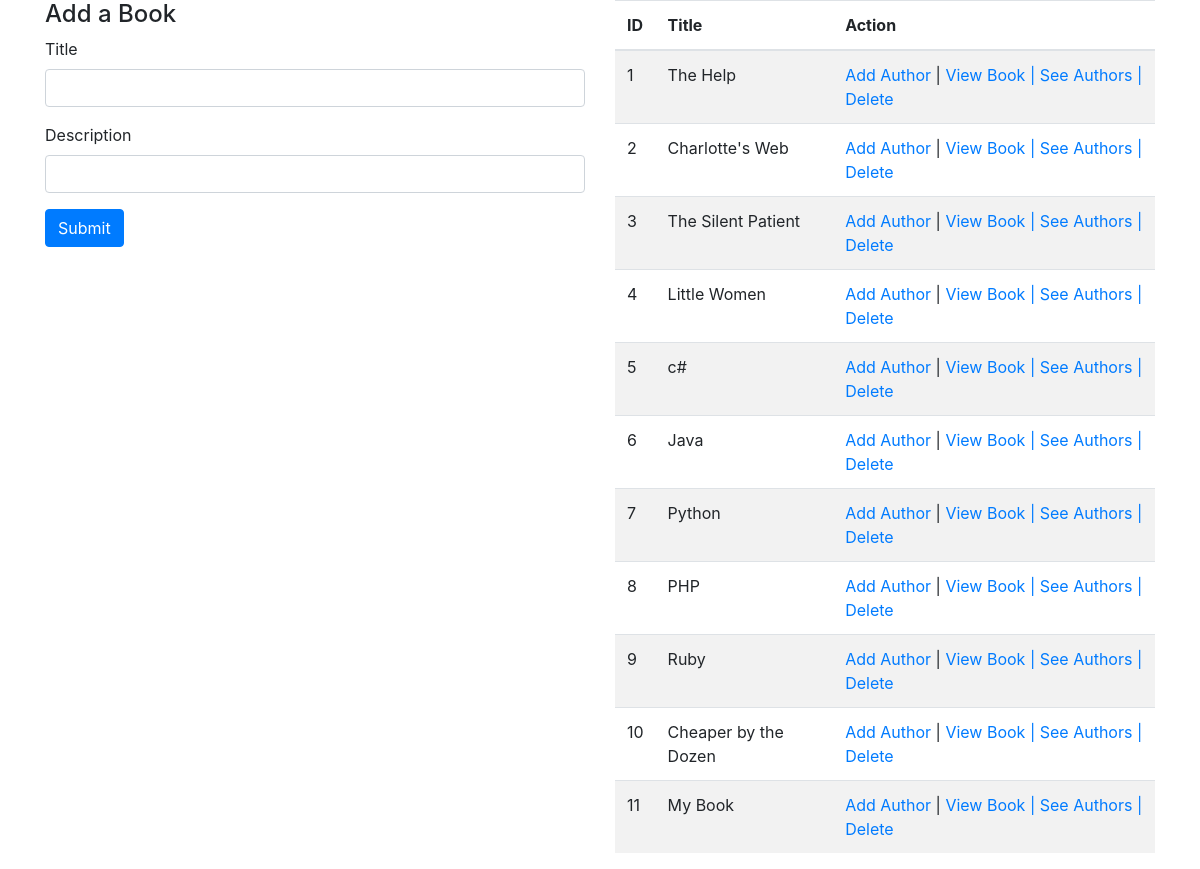
Before: / with the older database file.
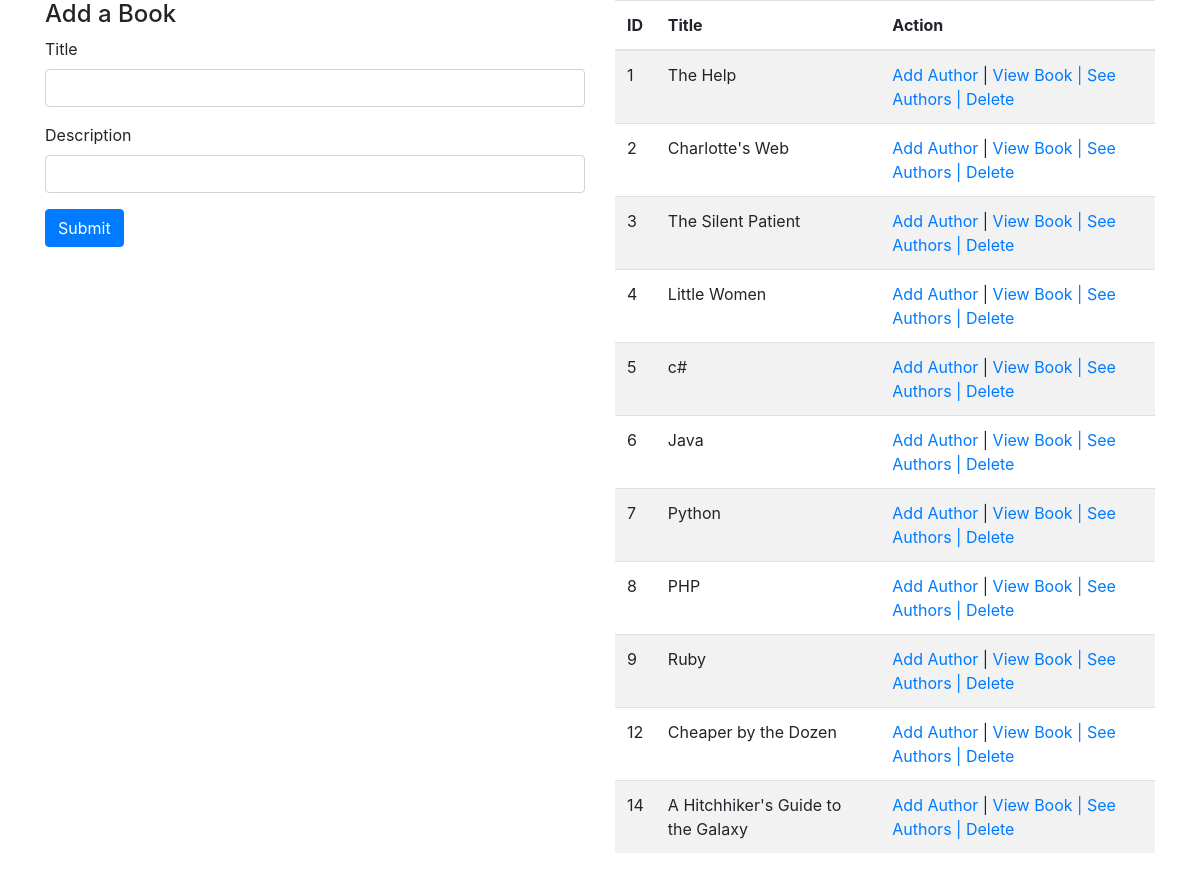
After: the same page with the newer database file.
### books_authors_app/models.py (models this page shows)
class Book(models.Model):
    title = models.CharField(max_length=255)
    desc = models.CharField(max_length=255)
    created_at = models.DateTimeField(auto_now_add=True)
    updated_at = models.DateTimeField(auto_now=True)

### books_authors_app/views.py (the view)
# urls.py: path("", views.index),
def index(request):
    context = {
        "authors": Author.objects.all(),
        "books": Book.objects.all()
    }
    return render(request, "index.html", context)

### books_authors_app/templates/index.html (shortened to what this page needs)
<!doctype html>
<html lang="en">
  <head>
    <link rel="stylesheet" href="https://stackpath.bootstrapcdn.com/bootstrap/4.5.0/css/bootstrap.min.css">
</head>
<body>
  <div class="container">
    <div class="row">
      <div class="col">
        <h4>Add a Book</h4>
          <form action="/new" method="POST">
            <div class="form-group">
              <label for="title">Title</label>
              <input type="text" class="form-control" name="title" >
            </div>
            <div class="form-group">
              <label for="desc">Description</label>
              <input type="text" class="form-control" name="desc">
            </div>
              <input type="submit" class="btn btn-primary"></input>
          </form>
      </div>
      <div class="col-6">
        <table class="table table-striped">
          <thead>
            <tr>
              <th scope="col">ID</th>
              <th scope="col">Title</th>
              <th scope="col">Action</th>
            </tr>
          </thead>
          <tbody>
            {% for one_book in books %}
            <tr>
              <td>{{one_book.id}}</td>
              <td>{{one_book.title}}</td>
              <td><a href="/authors">Add Author</a> | <a href="book/{{one_book.id}}">View Book | <a href="/authors/{{one_book.id}}">See Authors | <a href="/book/{{one_book.id}}/delete">Delete</td>
          </tr>
            {% endfor %}
          </tbody>
        </table>
      </div>
    </div>
  </div>
</body>
</html>

Changed rows visible on the page:
removed Book: id "10", title "Cheaper by the Dozen"
removed Book: id "11", title "My Book"
added Book: id "12", title "Cheaper by the Dozen"
added Book: id "14", title "A Hitchhiker's Guide to the Galaxy"
